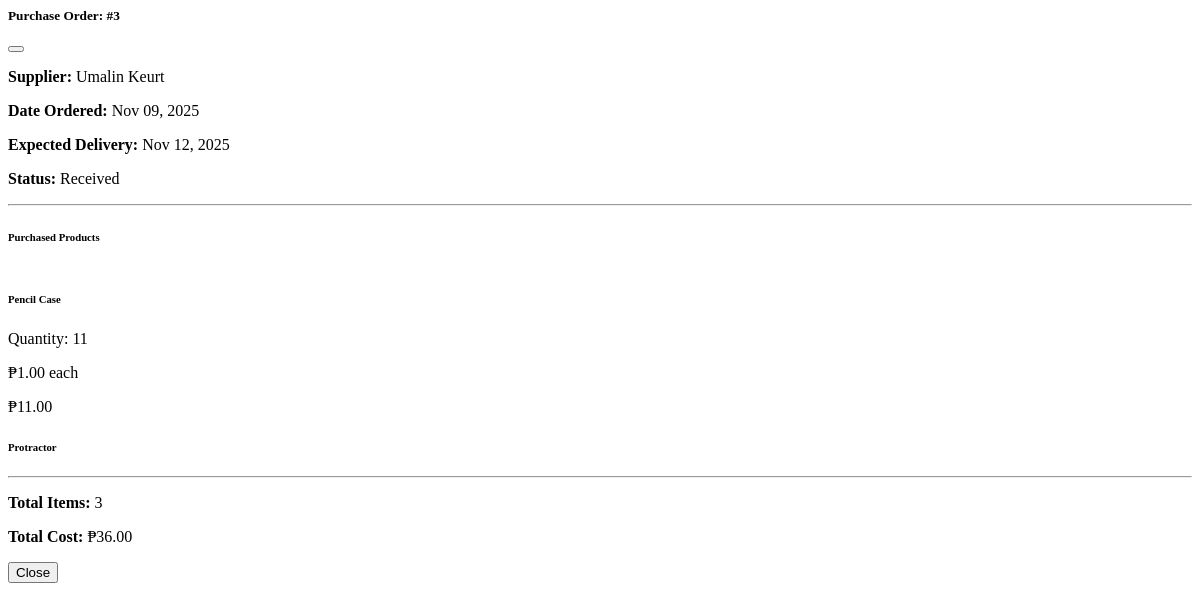
The app's page /purchases/view/3/ with its own data.
### pages/models.py (models this page shows)
class PurchaseOrder(models.Model):
    supplier_name = models.CharField(max_length=100)
    expected_date = models.DateField()
    date_created = models.DateTimeField(auto_now_add=True)
    status = models.CharField(max_length=20, default='Pending')
    total_cost = models.FloatField(default=0)

class PurchaseItem(models.Model):
    purchase_order = models.ForeignKey(PurchaseOrder, on_delete=models.CASCADE)
    product_name = models.CharField(max_length=100)
    quantity = models.PositiveIntegerField()
    cost_per_unit = models.FloatField()
    @property
    def total_cost(self):
        return self.quantity * self.cost_per_unit

### pages/views.py (the view)
# urls.py: path('purchases/view/<int:pk>/', views.view_purchase, name='view_purchase'),
def view_purchase(request, pk):
    po = get_object_or_404(PurchaseOrder, pk=pk)
    items = po.purchaseitem_set.all()
    return render(request, 'modals/purchase_detail_modal.html', {
        'po': po,
        'items': items
    })

### pages/templates/modals/purchase_detail_modal.html (shortened to what this page needs)
<div class="modal fade" id="purchaseDetailModal{{ po.id }}" tabindex="-1" aria-hidden="true">
  <div class="modal-dialog modal-dialog-centered modal-lg">
    <div class="modal-content">
      <div class="modal-header">
        <h5 class="modal-title">Purchase Order: #{{ po.id }}</h5>
        <button type="button" class="btn-close" data-bs-dismiss="modal"></button>
      </div>
      <div class="modal-body">
        <div class="products-container">
          <div class="row mb-3">
            <div class="col-md-6">
              <p><strong>Supplier:</strong> {{ po.supplier_name }}</p>
              <p><strong>Date Ordered:</strong> {{ po.date_created|date:"M d, Y" }}</p>
            </div>
            <div class="col-md-6">
              <p><strong>Expected Delivery:</strong> {{ po.expected_date|date:"M d, Y" }}</p>
              <p><strong>Status:</strong>
                {% if po.status == 'Pending' %}
                  <span class="badge bg-warning">Pending</span>
                {% elif po.status == 'Received' %}
                  <span class="badge bg-success">Received</span>
                {% elif po.status == 'Cancelled' %}
                  <span class="badge bg-danger">Cancelled</span>
                {% else %}
                  <span class="badge bg-secondary">{{ po.status }}</span>
                {% endif %}
              </p>
            </div>
          </div>
          <hr>
          <h6 class="mb-3"><strong>Purchased Products</strong></h6>
          <div class="product-list {% if items|length > 2 %}scrollable{% endif %}">
            {% for item in items %}
            <div class="product-item mb-3 p-3 rounded shadow-sm border">
              <div class="d-flex justify-content-between align-items-center">
                <div>
                  <h6 class="mb-1">{{ item.product_name }}</h6>
                  <p class="mb-0 text-muted">Quantity: {{ item.quantity }}</p>
                </div>
                <div class="text-end">
                  <p class="mb-0"> ₱{{ item.cost_per_unit|floatformat:2 }} each</p>
                  <p class="fw-bold mb-0">₱{{ item.total_cost|floatformat:2 }}</p>
                </div>
              </div>
            </div>
            {% empty %}
            <p class="text-muted">No items found for this purchase order.</p>
            {% endfor %}
          </div>
          <hr>
          <div class="totals text-start">
            <p><strong>Total Items:</strong> {{ items.count }}</p>
            <p><strong>Total Cost:</strong> ₱{{ po.total_cost|floatformat:2 }}</p>
          </div>
        </div>
      </div>
      <div class="modal-footer">
        <button type="button" class="btn btn-secondary" data-bs-dismiss="modal">Close</button>
      </div>
    </div>
  </div>
</div>

### pages/templates/modals/purchase_detail_modal.html (style rules this page uses)
.scrollable { max-height: 200px; overflow-y: auto; }
.product-item { transition: all 0.2s ease; }

### records on screen
PurchaseOrder: id "3", supplier_name "Umalin Keurt", date_created "Nov 09, 2025", expected_date "Nov 12, 2025", total_cost "36.00"
PurchaseItem: product_name "Pencil Case", quantity "11", cost_per_unit "1.00", total_cost "11.00"
PurchaseItem: product_name "Protractor"

### other values on screen
{{ items.count }} "3"
